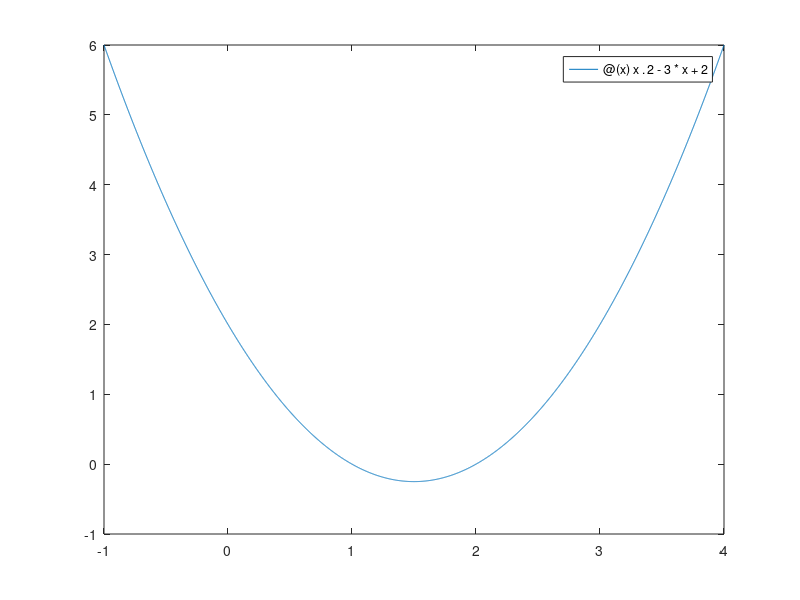

This figure's MATLAB source: (Note: this script raises an error after producing the figure.)
% sol0536_2.m - 5.3.6 연습문제 2
% 함수 핸들을 변수에 저장해 fplot에 넘기고, y = 0 선을 그어 근의 위치를 본다.

clear; clc; close all

g = @(x) x.^2 - 3*x + 2;        % 근은 x = 1, x = 2

fplot(g, [-1, 4])
yline(0, "--")                  % 기준선
xlabel("x"); ylabel("g(x)")
title("g(x) = x^2 - 3x + 2")
grid on

fprintf("g(1) = %g, g(2) = %g\n", g(1), g(2));
